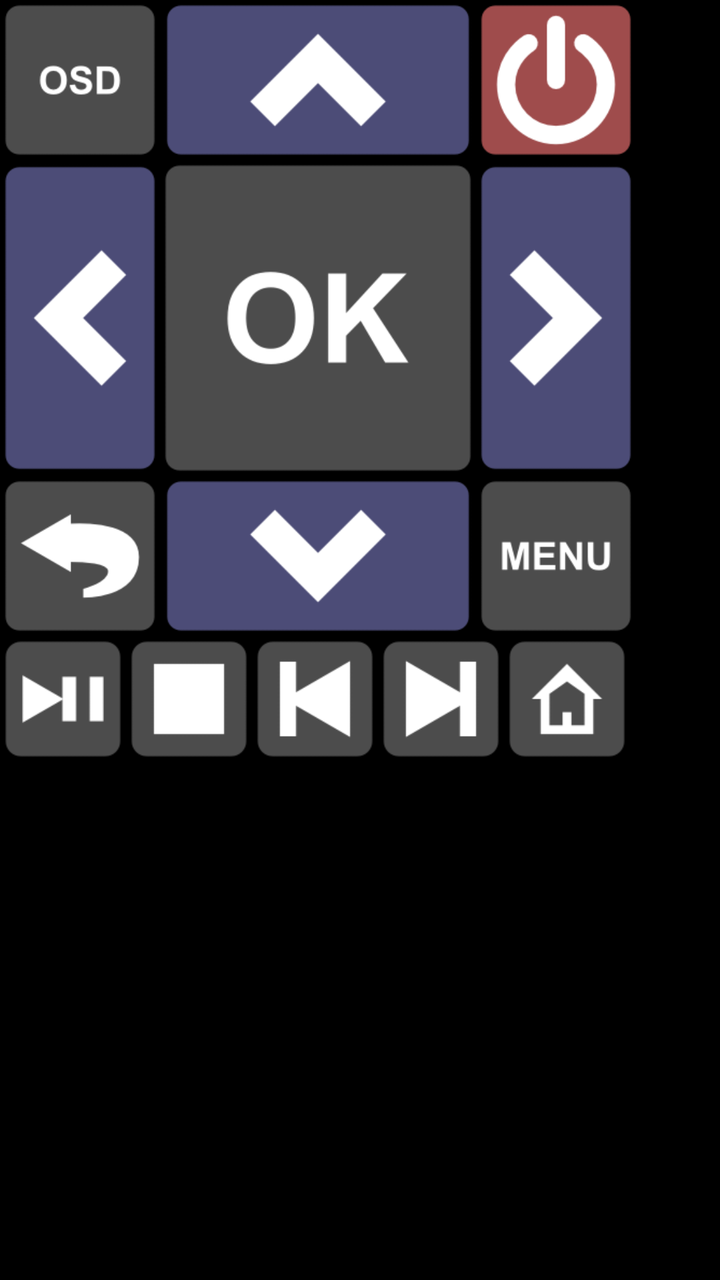
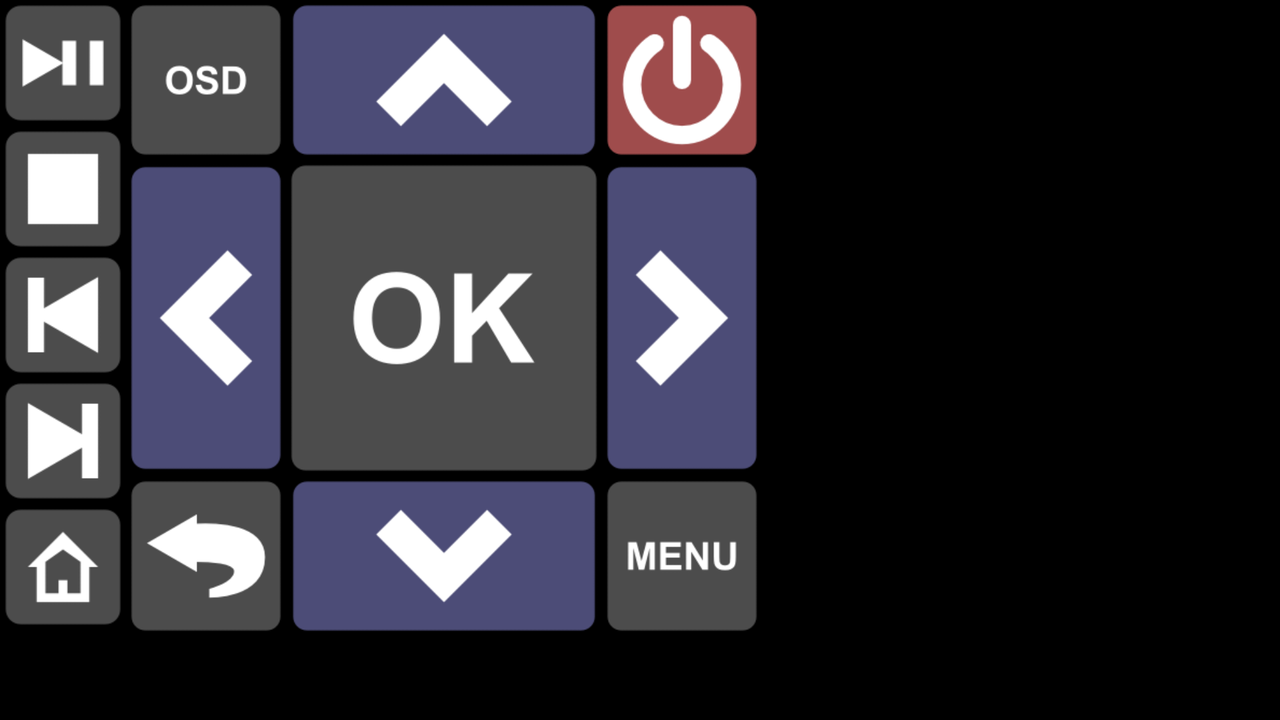

Two renders of one Android screen. The first uses the default layout on a phone; the second uses the alternative layout the repository ships for a different screen configuration, on a matching device. The two XML files are below.
<!-- AndroidManifest.xml: application theme android:Theme.Black.NoTitleBar -->
<!-- res/layout/widget_remote_control_big.xml -->
<?xml version="1.0" encoding="utf-8"?>
<FrameLayout xmlns:android="http://schemas.android.com/apk/res/android"
    android:layout_width="match_parent"
    android:layout_height="match_parent"
    >
    
    <LinearLayout
        android:layout_width="wrap_content"
        android:layout_height="wrap_content"
        android:orientation="vertical"
        android:background="#88000000"
        >
    
	    <LinearLayout
	        android:id="@+id/remoteDpadTop"
	        android:layout_width="wrap_content"
	        android:layout_height="wrap_content"
	        >
	      
			<ImageButton
			    android:id="@+id/remoteButtonOsd"
			    style="@style/RemoteButton"
			    android:layout_width="@dimen/widget_big_regButtonWidth"
			    android:layout_height="@dimen/widget_big_regButtonHeight"
			    android:src="@drawable/remote_osd_bg"
			    android:tag="button.osd"
			    />
			<ImageButton
			    android:id="@+id/remoteButtonUp"
			    style="@style/RemoteButton"
			    android:layout_width="@dimen/widget_big_largeButtonWidth"
			    android:layout_height="@dimen/widget_big_regButtonHeight"
			    android:src="@drawable/remote_dpad_up_bg"
			    android:tag="button.dpad_up"
			    />
			<ImageButton
			    android:id="@+id/remoteButtonPower"
			    style="@style/RemoteButton"
			    android:layout_width="@dimen/widget_big_regButtonWidth"
			    android:layout_height="@dimen/widget_big_regButtonHeight"
			    android:src="@drawable/remote_power_big_bg"
			    android:tag="button.power"
			    />
	
	    </LinearLayout>
	
		<LinearLayout
			android:id="@+id/remoteDpadMiddle"
			android:layout_width="wrap_content"
			android:layout_height="wrap_content"
			>
		
			<ImageButton
				android:id="@+id/remoteButtonLeft"
				style="@style/RemoteButton"
				android:layout_width="@dimen/widget_big_regButtonWidth"
				android:layout_height="@dimen/widget_big_largeButtonHeight"
				android:src="@drawable/remote_dpad_left_bg"
				android:tag="button.dpad_left"
				/>
			<ImageButton
				android:id="@+id/remoteButtonOK"
				style="@style/RemoteButton"
				android:layout_width="@dimen/widget_big_largeButtonWidth"
				android:layout_height="@dimen/widget_big_largeButtonHeight"
				android:src="@drawable/remote_ok_bg"
				android:tag="button.ok"
				/>
			<ImageButton
				android:id="@+id/remoteButtonRight"
				style="@style/RemoteButton"
				android:layout_width="@dimen/widget_big_regButtonWidth"
				android:layout_height="@dimen/widget_big_largeButtonHeight"
				android:src="@drawable/remote_dpad_right_bg"
				android:tag="button.dpad_right"
				/>
		         
		</LinearLayout>
	
		<LinearLayout
			android:id="@+id/remoteDpadBottom"
			android:layout_width="wrap_content"
			android:layout_height="wrap_content"
			>
		         
			<ImageButton
				android:id="@+id/remoteButtonBack"
				style="@style/RemoteButton"
				android:layout_width="@dimen/widget_big_regButtonWidth"
				android:layout_height="@dimen/widget_big_regButtonHeight"
				android:src="@drawable/remote_back_bg"
				android:tag="button.back"
				/>
			<ImageButton
				android:id="@+id/remoteButtonDown"
				style="@style/RemoteButton"
				android:layout_width="@dimen/widget_big_largeButtonWidth"
				android:layout_height="@dimen/widget_big_regButtonHeight"
				android:src="@drawable/remote_dpad_down_bg"
				android:tag="button.dpad_down"
				/>
			<ImageButton
				android:id="@+id/remoteButtonMenu"
				style="@style/RemoteButton"
				android:layout_width="@dimen/widget_big_regButtonWidth"
				android:layout_height="@dimen/widget_big_regButtonHeight"
				android:src="@drawable/remote_menu_bg"
				android:tag="button.menu" 
				/>
		         	            
		</LinearLayout>
	        
		<LinearLayout
			android:id="@+id/remoteBottom"
			android:layout_width="fill_parent"
			android:layout_height="wrap_content"
			>
		    
			<ImageButton
				android:id="@+id/remoteButtonPlay"
				style="@style/RemoteButton"
				android:layout_width="@dimen/widget_big_smallButtonWidth"
				android:layout_height="@dimen/widget_big_smallButtonHeight"
				android:src="@drawable/remote_playpause_bg"
				android:tag="button.play" 
				/>
			<ImageButton
				android:id="@+id/remoteButtonStop"
				style="@style/RemoteButton"
				android:layout_width="@dimen/widget_big_smallButtonWidth"
				android:layout_height="@dimen/widget_big_smallButtonHeight"
				android:src="@drawable/remote_stop_bg"
				android:tag="button.stop" 
				/>
			<ImageButton
				android:id="@+id/remoteButtonPrevious"
				style="@style/RemoteButton"
				android:layout_width="@dimen/widget_big_smallButtonWidth"
				android:layout_height="@dimen/widget_big_smallButtonHeight"
				android:src="@drawable/remote_skip_previous_bg"
				android:tag="button.skip_previous"
				/>
			<ImageButton
				android:id="@+id/remoteButtonNext"
				style="@style/RemoteButton"
				android:layout_width="@dimen/widget_big_smallButtonWidth"
				android:layout_height="@dimen/widget_big_smallButtonHeight"
				android:src="@drawable/remote_skip_next_bg"
				android:tag="button.skip_next" 
				/>
			<ImageButton
				android:id="@+id/remoteButtonHome"
				style="@style/RemoteButton"
				android:layout_width="@dimen/widget_big_smallButtonWidth"
				android:layout_height="@dimen/widget_big_smallButtonHeight"
				android:src="@drawable/remote_home_bg"
				android:tag="button.home" 
				/>
		     
		</LinearLayout>
	
	</LinearLayout>

</FrameLayout>
<!-- resources referenced by this layout -->
<resources>
  <dimen name="widget_big_largeButtonHeight">156dp</dimen>
  <dimen name="widget_big_largeButtonWidth">156dp</dimen>
  <dimen name="widget_big_regButtonHeight">78dp</dimen>
  <dimen name="widget_big_regButtonWidth">78dp</dimen>
  <dimen name="widget_big_smallButtonHeight">61dp</dimen>
  <dimen name="widget_big_smallButtonWidth">61dp</dimen>
  <!-- drawable remote_back_bg (drawable) -->
  <?xml version="1.0" encoding="utf-8"?>
  <selector xmlns:android="http://schemas.android.com/apk/res/android" >
  	<item android:state_pressed="true" android:drawable="@drawable/remote_back_pressed"/>
  	<item android:drawable="@drawable/remote_back"/>
  </selector>
  <!-- drawable remote_dpad_up_bg (drawable) -->
  <?xml version="1.0" encoding="utf-8"?>
  <selector xmlns:android="http://schemas.android.com/apk/res/android" >
  	<item android:state_pressed="true" android:drawable="@drawable/remote_dpad_up_pressed"/>
  	<item android:drawable="@drawable/remote_dpad_up"/>
  </selector>
  <!-- drawable remote_home_bg (drawable) -->
  <?xml version="1.0" encoding="utf-8"?>
  <selector xmlns:android="http://schemas.android.com/apk/res/android" >
  	<item android:state_pressed="true" android:drawable="@drawable/remote_home_pressed"/>
  	<item android:drawable="@drawable/remote_home"/>
  </selector>
  <!-- drawable remote_menu_bg (drawable) -->
  <?xml version="1.0" encoding="utf-8"?>
  <selector xmlns:android="http://schemas.android.com/apk/res/android" >
  	<item android:state_pressed="true" android:drawable="@drawable/remote_menu_pressed"/>
  	<item android:drawable="@drawable/remote_menu"/>
  </selector>
  <!-- drawable remote_ok_bg (drawable) -->
  <?xml version="1.0" encoding="utf-8"?>
  <selector xmlns:android="http://schemas.android.com/apk/res/android" >
  	<item android:state_pressed="true" android:drawable="@drawable/remote_ok_pressed"/>
  	<item android:drawable="@drawable/remote_ok"/>
  </selector>
  <!-- drawable remote_osd_bg (drawable) -->
  <?xml version="1.0" encoding="utf-8"?>
  <selector xmlns:android="http://schemas.android.com/apk/res/android" >
  	<item android:state_pressed="true" android:drawable="@drawable/remote_osd_pressed"/>
  	<item android:drawable="@drawable/remote_osd"/>
  </selector>
  <!-- drawable remote_playpause_bg (drawable) -->
  <?xml version="1.0" encoding="utf-8"?>
  <selector xmlns:android="http://schemas.android.com/apk/res/android" >
  	<item android:state_pressed="true" android:drawable="@drawable/remote_playpause_pressed"/>
  	<item android:drawable="@drawable/remote_playpause"/>
  </selector>
  <!-- drawable remote_power_big_bg (drawable) -->
  <?xml version="1.0" encoding="utf-8"?>
  <selector xmlns:android="http://schemas.android.com/apk/res/android" >
  	<item android:state_pressed="true" android:drawable="@drawable/remote_power_big_pressed"/>
  	<item android:drawable="@drawable/remote_power_big"/>
  </selector>
  <!-- drawable remote_skip_next_bg (drawable) -->
  <?xml version="1.0" encoding="utf-8"?>
  <selector xmlns:android="http://schemas.android.com/apk/res/android" >
  	<item android:state_pressed="true" android:drawable="@drawable/remote_skip_next_pressed"/>
  	<item android:drawable="@drawable/remote_skip_next"/>
  </selector>
  <!-- drawable remote_stop_bg (drawable) -->
  <?xml version="1.0" encoding="utf-8"?>
  <selector xmlns:android="http://schemas.android.com/apk/res/android" >
  	<item android:state_pressed="true" android:drawable="@drawable/remote_stop_pressed"/>
  	<item android:drawable="@drawable/remote_stop"/>
  </selector>
  <style name="RemoteButton">
  		<item name="android:layout_width">wrap_content</item>
  		<item name="android:layout_height">wrap_content</item>
  		<item name="android:background">@color/transparent</item>
  		<item name="android:scaleType">fitCenter</item>
  		<item name="android:layout_margin">1dp</item>
  	</style>
  <color name="transparent">#00000000</color>
</resources>
<!-- res/layout-land/widget_remote_control_big.xml (the repository's variant of the layout above) -->
<!-- drawn on the phone turned sideways -->
<?xml version="1.0" encoding="utf-8"?>
<FrameLayout xmlns:android="http://schemas.android.com/apk/res/android"
    android:layout_width="match_parent"
    android:layout_height="match_parent"
    >
    
    <LinearLayout
        android:layout_width="wrap_content"
        android:layout_height="wrap_content"
        android:orientation="horizontal"
        android:background="#88000000"
        >
        
	    <LinearLayout
			android:id="@+id/remoteLeftSide"
			android:layout_width="wrap_content"
			android:layout_height="wrap_content"
			android:orientation="vertical"
			>
		    
			<ImageButton
				android:id="@+id/remoteButtonPlay"
				style="@style/RemoteButton"
				android:layout_width="@dimen/widget_big_smallButtonWidth"
				android:layout_height="@dimen/widget_big_smallButtonHeight"
				android:src="@drawable/remote_playpause_bg"
				android:tag="button.play" 
				/>
			<ImageButton
				android:id="@+id/remoteButtonStop"
				style="@style/RemoteButton"
				android:layout_width="@dimen/widget_big_smallButtonWidth"
				android:layout_height="@dimen/widget_big_smallButtonHeight"
				android:src="@drawable/remote_stop_bg"
				android:tag="button.stop" 
				/>
			<ImageButton
				android:id="@+id/remoteButtonPrevious"
				style="@style/RemoteButton"
				android:layout_width="@dimen/widget_big_smallButtonWidth"
				android:layout_height="@dimen/widget_big_smallButtonHeight"
				android:src="@drawable/remote_skip_previous_bg"
				android:tag="button.skip_previous"
				/>
			<ImageButton
				android:id="@+id/remoteButtonNext"
				style="@style/RemoteButton"
				android:layout_width="@dimen/widget_big_smallButtonWidth"
				android:layout_height="@dimen/widget_big_smallButtonHeight"
				android:src="@drawable/remote_skip_next_bg"
				android:tag="button.skip_next" 
				/>
			<ImageButton
				android:id="@+id/remoteButtonHome"
				style="@style/RemoteButton"
				android:layout_width="@dimen/widget_big_smallButtonWidth"
				android:layout_height="@dimen/widget_big_smallButtonHeight"
				android:src="@drawable/remote_home_bg"
				android:tag="button.home" 
				/>
		     
		</LinearLayout>
		
		<LinearLayout
			android:id="@+id/remoteRightSide"
			android:layout_width="wrap_content"
			android:layout_height="wrap_content"
			android:orientation="vertical"
			>
			
		    <LinearLayout
		        android:id="@+id/remoteDpadTop"
		        android:layout_width="wrap_content"
		        android:layout_height="wrap_content"
		        >
		      
				<ImageButton
				    android:id="@+id/remoteButtonOsd"
				    style="@style/RemoteButton"
				    android:layout_width="@dimen/widget_big_regButtonWidth"
				    android:layout_height="@dimen/widget_big_regButtonHeight"
				    android:src="@drawable/remote_osd_bg"
				    android:tag="button.osd"
				    />
				<ImageButton
				    android:id="@+id/remoteButtonUp"
				    style="@style/RemoteButton"
				    android:layout_width="@dimen/widget_big_largeButtonWidth"
				    android:layout_height="@dimen/widget_big_regButtonHeight"
				    android:src="@drawable/remote_dpad_up_bg"
				    android:tag="button.dpad_up"
				    />
				<ImageButton
				    android:id="@+id/remoteButtonPower"
				    style="@style/RemoteButton"
				    android:layout_width="@dimen/widget_big_regButtonWidth"
				    android:layout_height="@dimen/widget_big_regButtonHeight"
				    android:src="@drawable/remote_power_big_bg"
				    android:tag="button.power"
				    />
		
		    </LinearLayout>
		
			<LinearLayout
				android:id="@+id/remoteDpadMiddle"
				android:layout_width="wrap_content"
				android:layout_height="wrap_content"
				>
			
				<ImageButton
					android:id="@+id/remoteButtonLeft"
					style="@style/RemoteButton"
					android:layout_width="@dimen/widget_big_regButtonWidth"
					android:layout_height="@dimen/widget_big_largeButtonHeight"
					android:src="@drawable/remote_dpad_left_bg"
					android:tag="button.dpad_left"
					/>
				<ImageButton
					android:id="@+id/remoteButtonOK"
					style="@style/RemoteButton"
					android:layout_width="@dimen/widget_big_largeButtonWidth"
					android:layout_height="@dimen/widget_big_largeButtonHeight"
					android:src="@drawable/remote_ok_bg"
					android:tag="button.ok"
					/>
				<ImageButton
					android:id="@+id/remoteButtonRight"
					style="@style/RemoteButton"
					android:layout_width="@dimen/widget_big_regButtonWidth"
					android:layout_height="@dimen/widget_big_largeButtonHeight"
					android:src="@drawable/remote_dpad_right_bg"
					android:tag="button.dpad_right"
					/>
			         
			</LinearLayout>
		
			<LinearLayout
				android:id="@+id/remoteDpadBottom"
				android:layout_width="wrap_content"
				android:layout_height="wrap_content"
				>
			         
				<ImageButton
					android:id="@+id/remoteButtonBack"
					style="@style/RemoteButton"
					android:layout_width="@dimen/widget_big_regButtonWidth"
					android:layout_height="@dimen/widget_big_regButtonHeight"
					android:src="@drawable/remote_back_bg"
					android:tag="button.back"
					/>
				<ImageButton
					android:id="@+id/remoteButtonDown"
					style="@style/RemoteButton"
					android:layout_width="@dimen/widget_big_largeButtonWidth"
					android:layout_height="@dimen/widget_big_regButtonHeight"
					android:src="@drawable/remote_dpad_down_bg"
					android:tag="button.dpad_down"
					/>
				<ImageButton
					android:id="@+id/remoteButtonMenu"
					style="@style/RemoteButton"
					android:layout_width="@dimen/widget_big_regButtonWidth"
					android:layout_height="@dimen/widget_big_regButtonHeight"
					android:src="@drawable/remote_menu_bg"
					android:tag="button.menu" 
					/>
			         	            
			</LinearLayout>
	
		</LinearLayout>
		
	</LinearLayout>

</FrameLayout>
<!-- resources referenced by the variant -->
<!-- as the phone turned sideways resolves them -->
<resources>
  <!-- from res/values-land/ -->
  <dimen name="widget_big_largeButtonHeight">156dp</dimen>
  <!-- from res/values-land/ -->
  <dimen name="widget_big_largeButtonWidth">156dp</dimen>
  <!-- from res/values-land/ -->
  <dimen name="widget_big_regButtonHeight">78dp</dimen>
  <!-- from res/values-land/ -->
  <dimen name="widget_big_regButtonWidth">78dp</dimen>
  <!-- from res/values-land/ -->
  <dimen name="widget_big_smallButtonHeight">61dp</dimen>
  <!-- from res/values-land/ -->
  <dimen name="widget_big_smallButtonWidth">61dp</dimen>
  <!-- drawable remote_back_bg (drawable) -->
  <?xml version="1.0" encoding="utf-8"?>
  <selector xmlns:android="http://schemas.android.com/apk/res/android" >
  	<item android:state_pressed="true" android:drawable="@drawable/remote_back_pressed"/>
  	<item android:drawable="@drawable/remote_back"/>
  </selector>
  <!-- drawable remote_dpad_up_bg (drawable) -->
  <?xml version="1.0" encoding="utf-8"?>
  <selector xmlns:android="http://schemas.android.com/apk/res/android" >
  	<item android:state_pressed="true" android:drawable="@drawable/remote_dpad_up_pressed"/>
  	<item android:drawable="@drawable/remote_dpad_up"/>
  </selector>
  <!-- drawable remote_home_bg (drawable) -->
  <?xml version="1.0" encoding="utf-8"?>
  <selector xmlns:android="http://schemas.android.com/apk/res/android" >
  	<item android:state_pressed="true" android:drawable="@drawable/remote_home_pressed"/>
  	<item android:drawable="@drawable/remote_home"/>
  </selector>
  <!-- drawable remote_menu_bg (drawable) -->
  <?xml version="1.0" encoding="utf-8"?>
  <selector xmlns:android="http://schemas.android.com/apk/res/android" >
  	<item android:state_pressed="true" android:drawable="@drawable/remote_menu_pressed"/>
  	<item android:drawable="@drawable/remote_menu"/>
  </selector>
  <!-- drawable remote_ok_bg (drawable) -->
  <?xml version="1.0" encoding="utf-8"?>
  <selector xmlns:android="http://schemas.android.com/apk/res/android" >
  	<item android:state_pressed="true" android:drawable="@drawable/remote_ok_pressed"/>
  	<item android:drawable="@drawable/remote_ok"/>
  </selector>
  <!-- drawable remote_osd_bg (drawable) -->
  <?xml version="1.0" encoding="utf-8"?>
  <selector xmlns:android="http://schemas.android.com/apk/res/android" >
  	<item android:state_pressed="true" android:drawable="@drawable/remote_osd_pressed"/>
  	<item android:drawable="@drawable/remote_osd"/>
  </selector>
  <!-- drawable remote_playpause_bg (drawable) -->
  <?xml version="1.0" encoding="utf-8"?>
  <selector xmlns:android="http://schemas.android.com/apk/res/android" >
  	<item android:state_pressed="true" android:drawable="@drawable/remote_playpause_pressed"/>
  	<item android:drawable="@drawable/remote_playpause"/>
  </selector>
  <!-- drawable remote_power_big_bg (drawable) -->
  <?xml version="1.0" encoding="utf-8"?>
  <selector xmlns:android="http://schemas.android.com/apk/res/android" >
  	<item android:state_pressed="true" android:drawable="@drawable/remote_power_big_pressed"/>
  	<item android:drawable="@drawable/remote_power_big"/>
  </selector>
  <!-- drawable remote_skip_next_bg (drawable) -->
  <?xml version="1.0" encoding="utf-8"?>
  <selector xmlns:android="http://schemas.android.com/apk/res/android" >
  	<item android:state_pressed="true" android:drawable="@drawable/remote_skip_next_pressed"/>
  	<item android:drawable="@drawable/remote_skip_next"/>
  </selector>
  <!-- drawable remote_stop_bg (drawable) -->
  <?xml version="1.0" encoding="utf-8"?>
  <selector xmlns:android="http://schemas.android.com/apk/res/android" >
  	<item android:state_pressed="true" android:drawable="@drawable/remote_stop_pressed"/>
  	<item android:drawable="@drawable/remote_stop"/>
  </selector>
  <style name="RemoteButton">
  		<item name="android:layout_width">wrap_content</item>
  		<item name="android:layout_height">wrap_content</item>
  		<item name="android:background">@color/transparent</item>
  		<item name="android:scaleType">fitCenter</item>
  		<item name="android:layout_margin">1dp</item>
  	</style>
  <color name="transparent">#00000000</color>
</resources>
